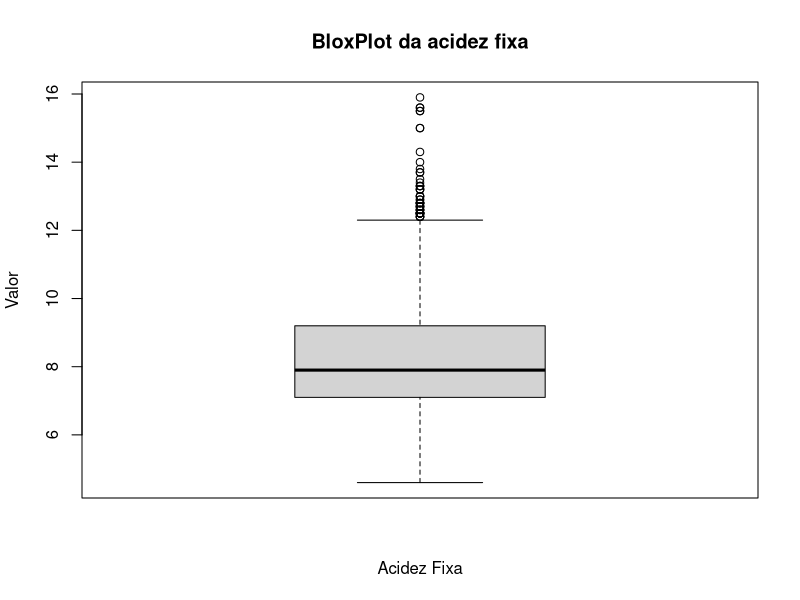
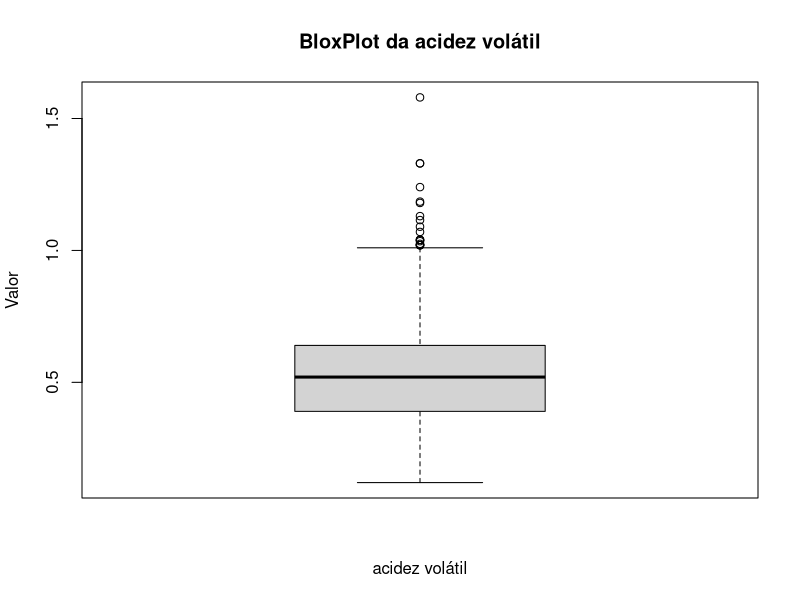
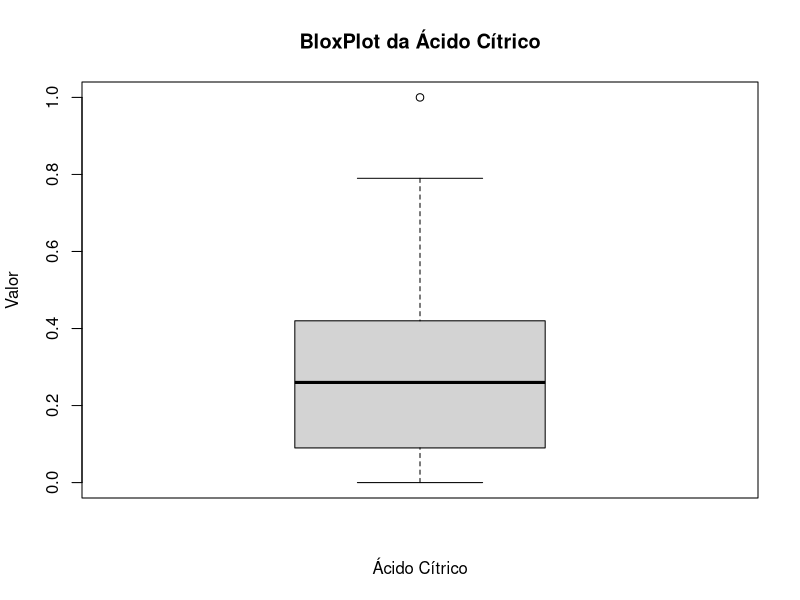
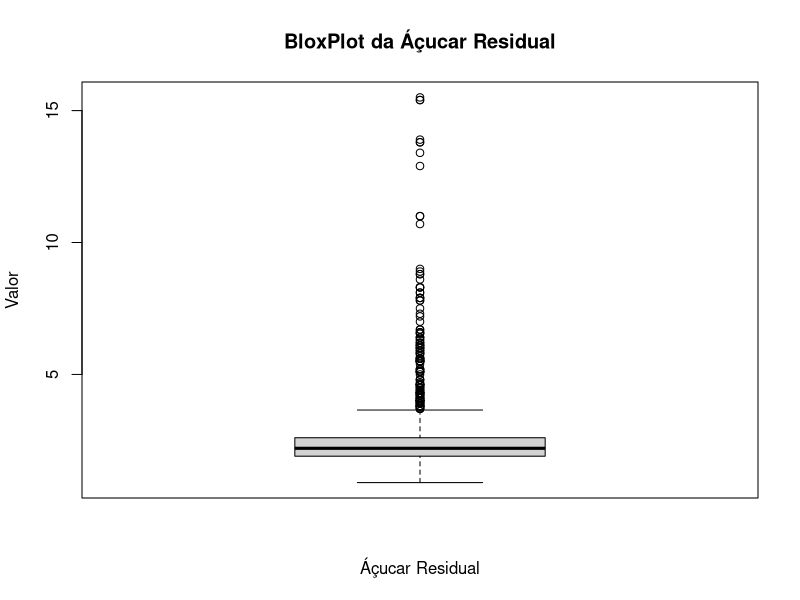
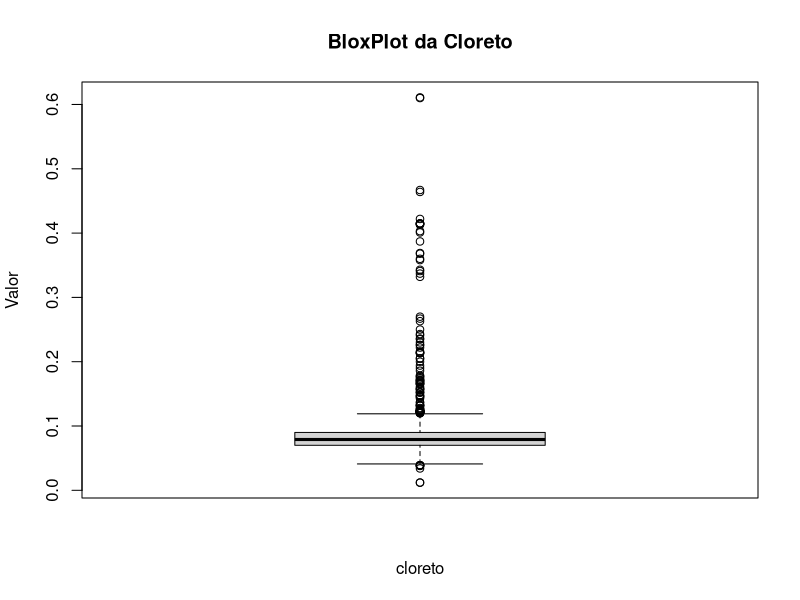
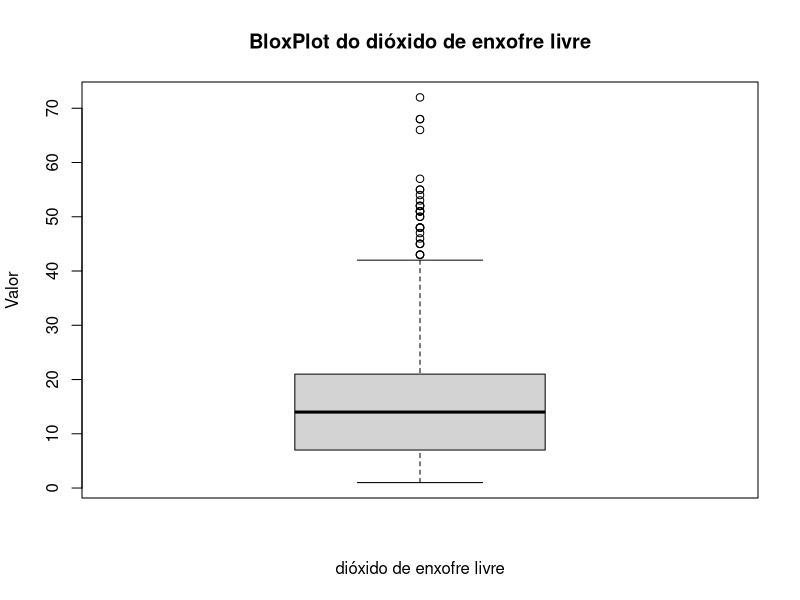
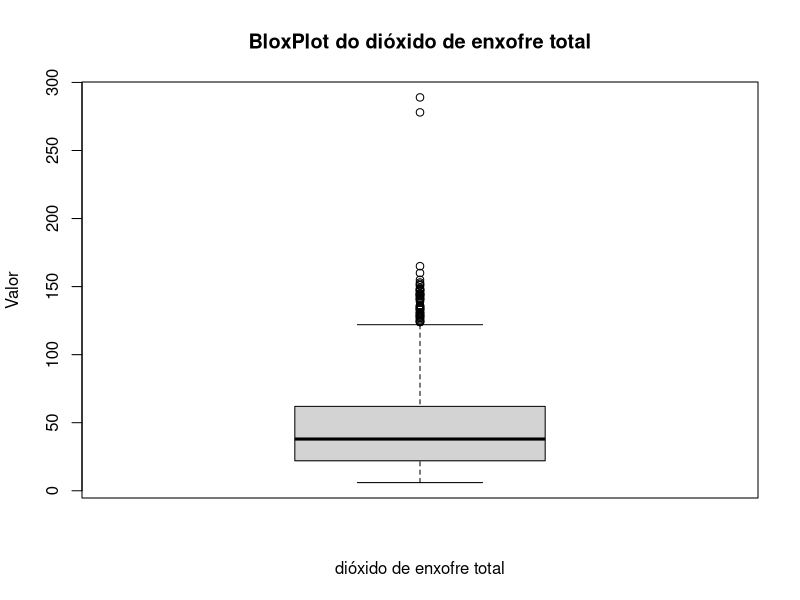
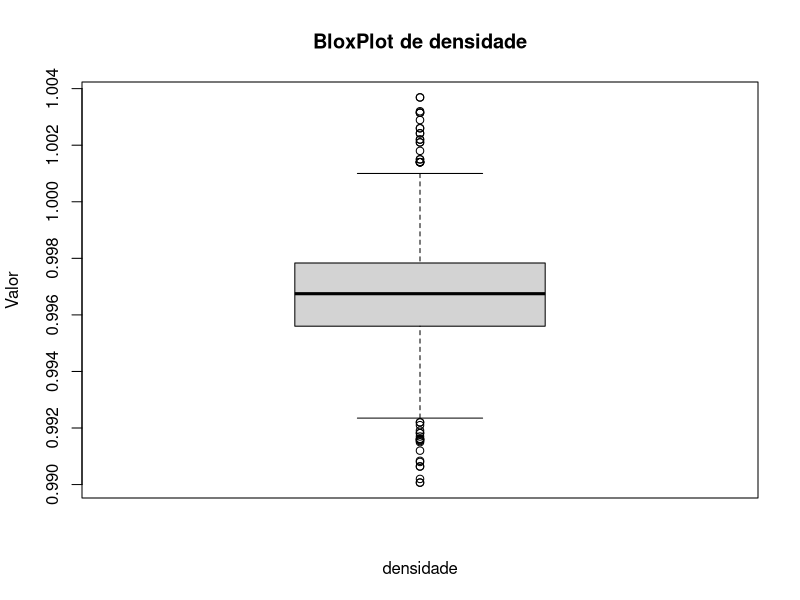

Write R code to recreate these figures, in order.
library(tibble)
# set caminho dos dados
pathData <- '/home/felipe/Área de Trabalho/Analise de Dados/Vinho/DadosASeremAnalisados/food-wine-quality/data'
setwd(pathData)

# -------------------------------------------------------------------------
#Ler dados de vinhos tintos
redWine <- data.frame(read.csv(file = 'winequality_red.csv'))

# -------------------------------------------------------------------------
#Alterar caminho para salvar as imagens geradas do gráfico
pathplot='/home/felipe/Área de Trabalho/Analise de Dados/Vinho/Gráficos/BoxPlot'
setwd(pathplot)

# Gerar Gráfico Bloxplot da Acidez Fixa
pathnameFile = 'BoxPlotAcidezFixa.jpeg'
jpeg(filename = pathnameFile, width = 800, height = 800, units = "px", pointsize = 12,
     quality = 75, bg = "white")
  boxplot(redWine$fixed_acidity, main="BloxPlot da acidez fixa", xlab="Acidez Fixa", ylab="Valor")
dev.off()

# Gerar Gráfico Bloxplot da acidez volátil
pathnameFile = 'BoxPlotAcidezVolatil.jpeg'
jpeg(filename = pathnameFile, width = 800, height = 800, units = "px", pointsize = 12,
     quality = 75, bg = "white")
  boxplot(redWine$volatile_acidity, main="BloxPlot da acidez volátil", xlab="acidez volátil", ylab="Valor")
dev.off()

# Gerar Gráfico Bloxplot da Ácido Cítrico
pathnameFile = 'BoxPlotAcidoCitrico.jpeg'
jpeg(filename = pathnameFile, width = 800, height = 800, units = "px", pointsize = 12,
     quality = 75, bg = "white")
  boxplot(redWine$citric_acid, main="BloxPlot da Ácido Cítrico", xlab="Ácido Cítrico", ylab="Valor")
dev.off()

# Gerar Gráfico Bloxplot da açucar residual
pathnameFile = 'BoxPlotAcucarResidual.jpeg'
jpeg(filename = pathnameFile, width = 800, height = 800, units = "px", pointsize = 12,
     quality = 75, bg = "white")
  boxplot(redWine$residual_sugar, main="BloxPlot da Áçucar Residual", xlab="Áçucar Residual", ylab="Valor")
dev.off()

# Gerar Gráfico Bloxplot de cloreto
pathnameFile = 'BoxPlotCloretos.jpeg'
jpeg(filename = pathnameFile, width = 800, height = 800, units = "px", pointsize = 12,
     quality = 75, bg = "white")
  boxplot(redWine$chlorides, main="BloxPlot da Cloreto", xlab="cloreto", ylab="Valor")
dev.off()

# Gerar Gráfico Bloxplot de dióxido de enxofre livre
pathnameFile = 'BoxPlotDióxidoDeEnxofreLivre.jpeg'
jpeg(filename = pathnameFile, width = 800, height = 800, units = "px", pointsize = 12,
     quality = 75, bg = "white")
  boxplot(redWine$free_sulfur_dioxide, main="BloxPlot do dióxido de enxofre livre", xlab="dióxido de enxofre livre", ylab="Valor")
dev.off()

# Gerar Gráfico Bloxplot dedióxido de enxofre total
pathnameFile = 'BoxPlotdióxidodeenxofretotal.jpeg'
jpeg(filename = pathnameFile, width = 800, height = 800, units = "px", pointsize = 12,
     quality = 75, bg = "white")
  boxplot(redWine$total_sulfur_dioxide, main="BloxPlot do dióxido de enxofre total", xlab="dióxido de enxofre total", ylab="Valor")
dev.off()


# Gerar Gráfico Bloxplot de densidade
pathnameFile = 'BoxPlotDensidade.jpeg'
jpeg(filename = pathnameFile, width = 800, height = 800, units = "px", pointsize = 12,
     quality = 75, bg = "white")
  boxplot(redWine$density, main="BloxPlot de densidade", xlab="densidade", ylab="Valor")
dev.off()

# Gerar Gráfico Bloxplot de ph
pathnameFile = 'BoxPlotPH.jpeg'
jpeg(filename = pathnameFile, width = 800, height = 800, units = "px", pointsize = 12,
     quality = 75, bg = "white")
  boxplot(redWine$ph, main="BloxPlot de PH", xlab="PH", ylab="Valor")
dev.off()

# Gerar Gráfico Bloxplot de ph
pathnameFile = 'BoxPlotSulfato.jpeg'
jpeg(filename = pathnameFile, width = 800, height = 800, units = "px", pointsize = 12,
     quality = 75, bg = "white")
  boxplot(redWine$sulphates, main="BloxPlot de sulfato", xlab="sulfato", ylab="Valor")
dev.off()

# Gerar Gráfico Bloxplot de álcool
pathnameFile = 'BoxPlotAlcool.jpeg'
jpeg(filename = pathnameFile, width = 800, height = 800, units = "px", pointsize = 12,
     quality = 75, bg = "white")
  boxplot(redWine$alcohol, main="BloxPlot de álcool", xlab="Álcool", ylab="Valor")
dev.off()

# Gerar Gráfico Bloxplot de álcool
pathnameFile = 'BoxPlotAlcool.jpeg'
jpeg(filename = pathnameFile, width = 800, height = 800, units = "px", pointsize = 12,
     quality = 75, bg = "white")
  boxplot(redWine$alcohol, main="BloxPlot de álcool", xlab="Álcool", ylab="Valor")
dev.off()

# Gerar Gráfico Bloxplot de Qualidade
pathnameFile = 'BoxPlotQualidade.jpeg'
jpeg(filename = pathnameFile, width = 800, height = 800, units = "px", pointsize = 12,
     quality = 75, bg = "white")
  boxplot(redWine$quality, main="BloxPlot de Qualidade", xlab="Qualidade", ylab="Valor")
dev.off()
